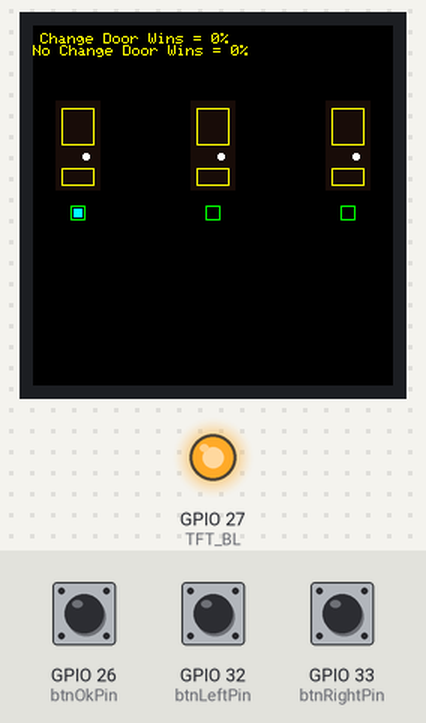
This sketch was run on a simulated ESP32. Shown: 240×240 colour display, output pins drawn as LEDs (lit = HIGH). The test bench sets the inputs (shaded band); at power-on: GPIO 26 (btnOkPin) HIGH, GPIO 32 (btnLeftPin) HIGH, GPIO 33 (btnRightPin) HIGH. The local clock reads 2024-03-15 10:24:30 at power-on unless the sketch sets it; random numbers use the default seed unless the sketch sets one; EEPROM starts erased; what the sketch prints to the serial monitor is not drawn.

Above: at 16.5 s.
16.6 s: GPIO 26 (btnOkPin) pulled LOW for 0.15 s
At 18.9 s:
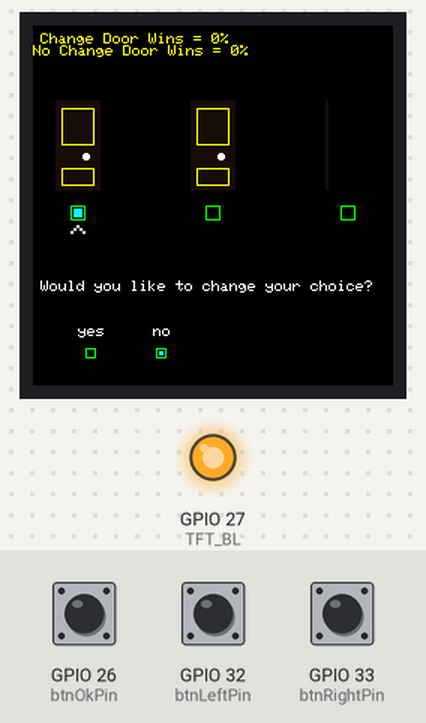
20.1 s: GPIO 26 (btnOkPin) pulled LOW for 1 s
At 20.73 s:
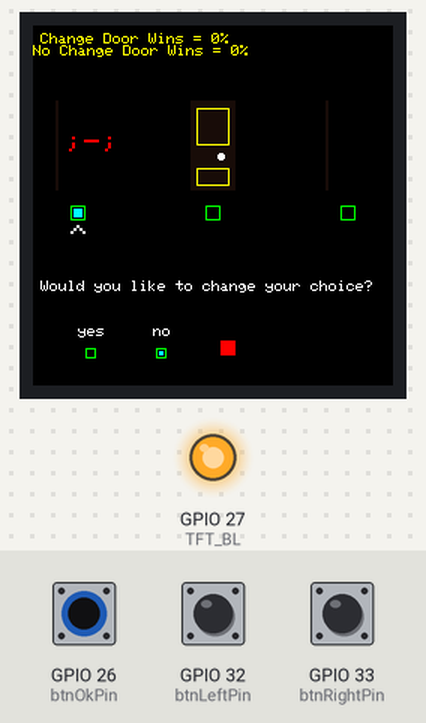
21.7 s: GPIO 26 (btnOkPin) pulsed LOW 5 times (0.12 s each, 0.3 s apart)
At 24.6 s:
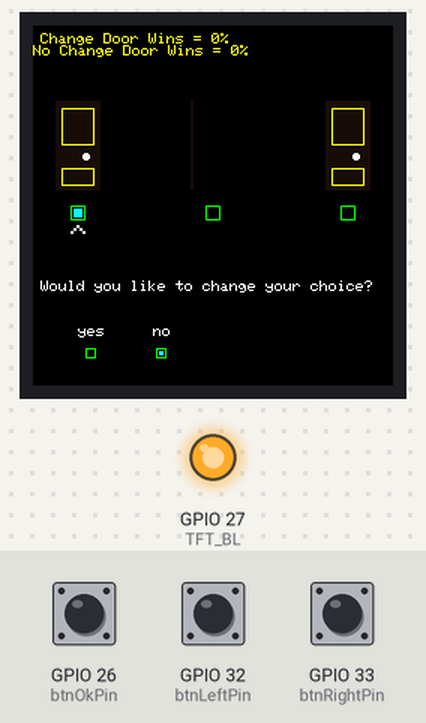
24.7 s: GPIO 26 (btnOkPin) pulled LOW for 0.15 s
At 26.45 s:
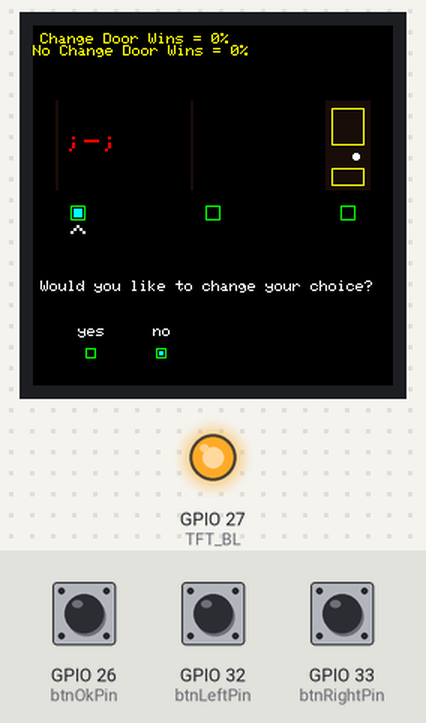
Timing chart, 0 to 27.9 s (numbered marks = the images above; inputs shaded):
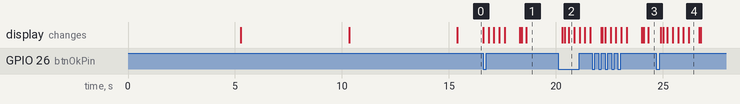

Measured:
- after the input at 16.6 s, the display: first changes at once (image 1 shows a later state)
- after the input at 20.1 s, the display: first changes after 0.21 s (image 2 shows a later state)
- after the input at 24.7 s, the display: first changes after 0.21 s (image 4 shows a later state)
- what the display in image 4 shows lasts 0.5 s, from 26.2 s to 26.7 s

The sketch:

Montys_Hall.ino
```cpp
#include <Arduino.h>
#include <cstdlib>
#include <ctime>
#include <SPI.h>
#include <Adafruit_GFX.h>
#include <Adafruit_ST7789.h>
#include <Preferences.h>
#include "button.h"

#define SCREEN_WIDTH 240
#define SCREEN_HEIGHT 240

#define TFT_SCLK 18
#define TFT_MOSI 23
#define TFT_CS 5
#define TFT_DC 16
#define TFT_RST 4
#define TFT_BL 27

Adafruit_ST7789 tft = Adafruit_ST7789(TFT_CS, TFT_DC, TFT_RST);

#define Brown 0x1861

#define btnLeftPin 32
#define btnRightPin 33
#define btnOkPin 26

Button btnLeft(btnLeftPin);
Button btnRight(btnRightPin);
Button btnOk(btnOkPin);

Preferences prefs;

struct {

  int Ttl_Change_Att = 0;
  int Ttl_NChange_Att = 0;
  int Change_Cnt_W = 0;
  int NChange_Cnt_W = 0;

} stats;

enum doorNum{

  door_1 = 0,
  door_2 = 1,
  door_3 = 2

};

int randomPrizeDoor = -1;

bool inRandomDoor = true;
bool inPhase_1 = true;
bool inOpenNonePrize = false;
bool resetScreen = true;
bool inChangeDialogue = false;
bool inchangeChoiceBox = false;
bool changeDoor = false;
bool noChangeDoor = false;

bool refreshDoor = true;
bool refreshChoiceBox = true;

void setup() {

  Serial.begin(115200);

  srand(time(0));

  prefs.begin("stats", false);
  prefs.getBytes("stats", &stats, sizeof(stats));
  prefs.end();

  if(stats.Ttl_Change_Att + stats.Ttl_NChange_Att > 100) stats = {};

  btnLeft.setPinMode();
  btnRight.setPinMode();
  btnOk.setPinMode();

  pinMode(TFT_BL, OUTPUT);
  digitalWrite(TFT_BL, HIGH);

  SPI.begin(TFT_SCLK, -1, TFT_MOSI, TFT_CS);

  tft.init(SCREEN_WIDTH, SCREEN_HEIGHT);
  tft.setRotation(3);
  tft.fillScreen(ST77XX_BLACK);

  introText();

}

void loop() {

  static int firstChoice;
  static int nonePrizeDoor;

  if(resetScreen){

    drawDoor_1();
    drawDoor_2();
    drawDoor_3();

    winRatios();

    drawChoiceBoxs();

    resetScreen = false;

  }

  if(inRandomDoor) randomPrizeDoor = randomDoor();

  if(inPhase_1) firstChoice = phase_1();

  if(inOpenNonePrize){

    loading(1000);

    nonePrizeDoor = openNonePrize(firstChoice, randomPrizeDoor);

    inChangeDialogue = true;

  }

  if(inChangeDialogue){

    changeChoiceDialogue();

    inchangeChoiceBox = true;
    btnOk.update();

  }

  if(inchangeChoiceBox) changeDoor = changeChoiceBox();

  if(changeDoor){

    changeChoice(firstChoice, nonePrizeDoor, randomPrizeDoor);

  }

  if(noChangeDoor){

    if(firstChoice == randomPrizeDoor){

      openDoor(firstChoice);
      drawCoin(firstChoice);

      Serial.println("yaaaaaas win");

      loading(1000);

      stats.NChange_Cnt_W++;

      noChangeDoor = false;
      resetAll(firstChoice, nonePrizeDoor);

    }

    else if(firstChoice != randomPrizeDoor){

      Serial.println("noooo lose");

      openDoor(firstChoice);
      loser(firstChoice);

      loading(1000);

      noChangeDoor = false;
      resetAll(firstChoice, nonePrizeDoor);

    }

  }

  btnLeft.update();
  btnRight.update();
  btnOk.update();

}

int chooseDoor(){

  static int choice = 0;

  if(btnLeft.pressed() && holdOn(200)){choice--; refreshDoor = true; if(choice < 0){choice = 2;};}
  else if(btnRight.pressed() && holdOn(200)){choice++; refreshDoor = true; if(choice > 2){choice = 0;};}

  if(refreshDoor){

    switch(choice){

      case door_1: pickDoor1(); unpickDoor2(); unpickDoor3(); break;
      case door_2: pickDoor2(); unpickDoor1(); unpickDoor3(); break;
      case door_3: pickDoor3(); unpickDoor2(); unpickDoor1(); break;
      default: unpickDoor1(); unpickDoor2(); unpickDoor3(); break;

    }

    refreshDoor = false;

  }

  if(btnOk.pressed())return choice;

  return -1;

}

int phase_1(){

  static int firstDoorChoice;

  firstDoorChoice = chooseDoor();

  if(btnOk.pressed()){

    ChoiceMarker(firstDoorChoice);
    inPhase_1 = false;
    inOpenNonePrize = true;
    return firstDoorChoice;

  }

  return -1;

}

void ChoiceMarker(int choice){

  switch (choice) {

    case door_1: tft.setCursor(25, 133); tft.fillRect(115, 133, 10, 10, ST77XX_BLACK); tft.fillRect(205, 133, 10, 10, ST77XX_BLACK); break;
    case door_2: tft.setCursor(115, 133); tft.fillRect(25, 133, 10, 10, ST77XX_BLACK); tft.fillRect(205, 133, 10, 10, ST77XX_BLACK); break;
    case door_3: tft.setCursor(205, 133); tft.fillRect(115, 133, 10, 10, ST77XX_BLACK); tft.fillRect(25, 133, 10, 10, ST77XX_BLACK); break;
    default: break;

  }

  tft.setTextSize(2);
  tft.setTextColor(ST77XX_WHITE);
  tft.write("^");

}

void openDoor1(){

  tft.fillRect(15, 90 - 40, 30, 60, Brown); tft.fillCircle(35, 127 - 40, 2.5, ST77XX_WHITE); tft.drawRect(19, 135 - 40, 22, 12, ST77XX_YELLOW); tft.drawRect(19, 95 - 40, 22, 25, ST77XX_YELLOW);

  delay(200);

  tft.fillRect(15, 90 - 40, 30, 60, ST77XX_BLACK);


  tft.fillRect(15, 90 - 40, 30/2, 60, Brown); tft.fillCircle(35-12, 127 - 40, 1, ST77XX_WHITE); tft.drawRect(19, 135 - 40, 22/3, 12, ST77XX_YELLOW); tft.drawRect(19, 95 - 40, 22/3, 25, ST77XX_YELLOW);

  delay(100);

  tft.fillRect(15, 90 - 40, 30, 60, ST77XX_BLACK);

  tft.fillRect(15, 90 - 40, 2, 60, Brown);

  delay(200);

}

void openDoor2(){

  tft.fillRect(105, 90 - 40, 30, 60, Brown); tft.fillCircle(125, 127 - 40, 2.5, ST77XX_WHITE); tft.drawRect(109, 135 - 40, 22, 12, ST77XX_YELLOW); tft.drawRect(109, 95 - 40, 22, 25, ST77XX_YELLOW);

  delay(200);

  tft.fillRect(105, 90 - 40, 30, 60, ST77XX_BLACK);


  tft.fillRect(105, 90 - 40, 30/2, 60, Brown); tft.fillCircle(125-12, 127 - 40, 1, ST77XX_WHITE); tft.drawRect(109, 135 - 40, 22/3, 12, ST77XX_YELLOW); tft.drawRect(109, 95 - 40, 22/3, 25, ST77XX_YELLOW);

  delay(100);

  tft.fillRect(105, 90 - 40, 30, 60, ST77XX_BLACK);

  tft.fillRect(105, 90 - 40, 2, 60, Brown);

  delay(200);

}

void openDoor3(){

  tft.fillRect(195, 90 - 40, 30, 60, Brown); tft.fillCircle(215, 127 - 40, 2.5, ST77XX_WHITE); tft.drawRect(199, 135 - 40, 22, 12, ST77XX_YELLOW); tft.drawRect(199, 95 - 40, 22, 25, ST77XX_YELLOW);

  delay(200);

  tft.fillRect(195, 90 - 40, 30, 60, ST77XX_BLACK);


  tft.fillRect(195, 90 - 40, 30/2, 60, Brown); tft.fillCircle(215-12, 127 - 40, 1, ST77XX_WHITE); tft.drawRect(199, 135 - 40, 22/3, 12, ST77XX_YELLOW); tft.drawRect(199, 95 - 40, 22/3, 25, ST77XX_YELLOW);

  delay(100);

  tft.fillRect(195, 90 - 40, 30, 60, ST77XX_BLACK);

  tft.fillRect(195, 90 - 40, 2, 60, Brown);

  delay(200);

}

void pickDoor1(){

  tft.fillRect(27, 162 - 40, 6, 6, ST77XX_CYAN);

}

void pickDoor2(){

  tft.fillRect(117, 162 - 40, 6, 6, ST77XX_CYAN);

}

void pickDoor3(){

  tft.fillRect(207, 162 - 40, 6, 6, ST77XX_CYAN);

}

void unpickDoor1(){

  tft.fillRect(27, 162 - 40, 6, 6, ST77XX_BLACK);

}

void unpickDoor2(){

  tft.fillRect(117, 162 - 40, 6, 6, ST77XX_BLACK);

}

void unpickDoor3(){

  tft.fillRect(207, 162 - 40, 6, 6, ST77XX_BLACK);

}

static bool holdOn(int time){

  static unsigned long past = millis();

  if(millis() - past >= time){
    past = millis();
    return true;
  }

  return false;

}

void openDoor(int num){

  switch (num) {

    case door_1: openDoor1(); break;
    case door_2: openDoor2(); break;
    case door_3: openDoor3(); break;
    default: break;

  }

}

void drawCoin(int num){

  switch(num){

    case door_1: drawCoin_1(); break;
    case door_2: drawCoin_2(); break;
    case door_3: drawCoin_3(); break;
    default: break;

  }

}

void drawCoin_1(){

  tft.fillCircle(30, 85, 10, ST77XX_ORANGE);
  tft.fillCircle(30, 85, 7, ST77XX_YELLOW);
  tft.setCursor(25, 79);
  tft.setTextSize(2);
  tft.setTextColor(ST77XX_BLACK);
  tft.write("$");

}

void drawCoin_2(){

  tft.fillCircle(120, 85, 10, ST77XX_ORANGE);
  tft.fillCircle(120, 85, 7, ST77XX_YELLOW);
  tft.setCursor(115, 79);
  tft.setTextSize(2);
  tft.setTextColor(ST77XX_BLACK);
  tft.write("$");

}

void drawCoin_3(){

  tft.fillCircle(210, 85, 10, ST77XX_ORANGE);
  tft.fillCircle(210, 85, 7, ST77XX_YELLOW);
  tft.setCursor(205, 79);
  tft.setTextSize(2);
  tft.setTextColor(ST77XX_BLACK);
  tft.write("$");

}

void drawDoor_1(){

  //Door frame                            ; Door knob                                    ; Lower Rectangle                                  ; Upper rectangle
  tft.fillRect(15, 90 - 40, 30, 60, Brown); tft.fillCircle(35, 127 - 40, 2, ST77XX_WHITE); tft.drawRect(19, 135 - 40, 22, 12, ST77XX_YELLOW); tft.drawRect(19, 95 - 40, 22, 25, ST77XX_YELLOW);

}

void drawDoor_2(){

  //Door frame                             ; Door knob                                     ; Lower Rectangle                                   ; Upper rectangle
  tft.fillRect(105, 90 - 40, 30, 60, Brown); tft.fillCircle(125, 127 - 40, 2, ST77XX_WHITE); tft.drawRect(109, 135 - 40, 22, 12, ST77XX_YELLOW); tft.drawRect(109, 95 - 40, 22, 25, ST77XX_YELLOW);

}

void drawDoor_3(){

  //Door frame                             ; Door knob                                     ; Lower Rectangle                                   ; Upper rectangle
  tft.fillRect(195, 90 - 40, 30, 60, Brown); tft.fillCircle(215, 127 - 40, 2, ST77XX_WHITE); tft.drawRect(199, 135 - 40, 22, 12, ST77XX_YELLOW); tft.drawRect(199, 95 - 40, 22, 25, ST77XX_YELLOW);

}

void drawChoiceBoxs(){

  tft.drawRect(25, 160 - 40, 10, 10, ST77XX_GREEN);
  tft.drawRect(115, 160 - 40, 10, 10, ST77XX_GREEN);
  tft.drawRect(205, 160 - 40, 10, 10, ST77XX_GREEN);

}

int randomDoor(){

  int randomNum = rand() % 3;

  inRandomDoor = false;

  return randomNum;

}

void introText(){

  tft.setCursor(5, 30);
  tft.setTextSize(2);
  tft.print("Welcome to monty's hall game!");

  delay(5000);

  tft.setCursor(5, 30);
  tft.setTextSize(2);
  tft.fillScreen(ST77XX_BLACK);
  tft.print("Behind one of three\ndoors there is a\nprize");

  delay(5000);

  tft.setCursor(5, 30);
  tft.setTextSize(2);
  tft.fillScreen(ST77XX_BLACK);
  tft.print("Choose the correct one to win");

  delay(5000);

  tft.fillScreen(ST77XX_BLACK);

}

int openNonePrize(int firstDoorChoice, int prizeDoor){

  int nonePrizeDoor;

  if(firstDoorChoice == prizeDoor){

    do{

      nonePrizeDoor = rand() % 3;

    }while(nonePrizeDoor == prizeDoor);

    openDoor(nonePrizeDoor);
    inOpenNonePrize = false;
    return nonePrizeDoor;

  }

  nonePrizeDoor = 3 - firstDoorChoice - prizeDoor;

  openDoor(nonePrizeDoor);
  inOpenNonePrize = false;
  return nonePrizeDoor;

}

void loading(int time){

  int holdTime = time/4;

  tft.fillRect(125, 210, 10, 10, ST77XX_RED);
  delay(holdTime);
  tft.fillRect(145, 210, 10, 10, ST77XX_WHITE);
  delay(holdTime);
  tft.fillRect(165, 210, 10, 10, ST77XX_BLUE);
  delay(holdTime);
  tft.fillRect(185, 210, 10, 10, ST77XX_ORANGE);
  delay(holdTime);

  tft.fillRect(125, 210, 70, 10, ST77XX_BLACK);
  delay(500);

}

void storeAll(){

  prefs.begin("stats", false);

  prefs.putBytes("stats", &stats, sizeof(stats));

  prefs.end();

}

void resetAll(int &firstChoice, int &nonePrizeDoor){

  tft.fillScreen(ST77XX_BLACK);

  inRandomDoor = true;
  inPhase_1 = true;
  resetScreen = true;
  refreshDoor = true;
  refreshChoiceBox = true;

  firstChoice = -1;
  nonePrizeDoor = -2;

  storeAll();

  showStored();

}

void changeChoice(int &firstChoice, int &nonePrizeDoor, int prizeDoor){

  if(firstChoice != prizeDoor){

    ChoiceMarker(prizeDoor);
    openDoor(prizeDoor);
    drawCoin(prizeDoor);

    Serial.println("yaaaaaas win");

    loading(1000);

    stats.Change_Cnt_W++;

    changeDoor = false;

    resetAll(firstChoice, nonePrizeDoor);

  }

  else if(firstChoice == prizeDoor){

    int unknownDoor = 3 - firstChoice - nonePrizeDoor;

    Serial.println("noooo lose");

    ChoiceMarker(unknownDoor);
    openDoor(unknownDoor);
    loser(unknownDoor);

    loading(1000);

    changeDoor = false;

    resetAll(firstChoice, nonePrizeDoor);

  }

}

bool changeChoiceBox(){

  static int choice = 1;

  if(btnLeft.pressed() && holdOn(200)){choice--; refreshChoiceBox = true; if(choice < 0){choice = 1;};}
  else if(btnRight.pressed() && holdOn(200)){choice++; refreshChoiceBox = true; if(choice > 1){choice = 0;};}

  if(refreshChoiceBox){

    switch(choice){

      case 0: tft.fillRect(37, 217, 3, 3, ST77XX_CYAN); tft.fillRect(83, 216, 4, 4, ST77XX_BLACK); break;
      case 1: tft.fillRect(84, 217, 3, 3, ST77XX_CYAN); tft.fillRect(36, 216, 4, 4, ST77XX_BLACK); break;
      default: break;

    }

    refreshChoiceBox = false;

  }

  if(btnOk.pressed()){

    inchangeChoiceBox = false;
    switch(choice){

      case 0: Serial.print("YES change DOOR: "); stats.Ttl_Change_Att++; return true; break;
      case 1: noChangeDoor = true; Serial.print("NO change DOOR: "); stats.Ttl_NChange_Att++; return false; break;
      default: break;

    }

  }

  return NULL;

}

void changeChoiceDialogue(){

  tft.setCursor(5, 170);
  tft.setTextSize(1);
  tft.print("Would you like to change your choice?");

  tft.setCursor(30, 200);
  tft.print("yes");
  tft.drawRect(35, 215, 7, 7, ST77XX_GREEN);

  tft.setCursor(80, 200);
  tft.print("no");
  tft.drawRect(82, 215, 7, 7, ST77XX_GREEN);

  inChangeDialogue = false;

}

void showStored(){

  Serial.print("Ttl_Change_Att = ");
  Serial.println(stats.Ttl_Change_Att);

  Serial.print("Ttl_NChange_Att = ");
  Serial.println(stats.Ttl_NChange_Att);

  Serial.print("Change_Cnt_W = ");
  Serial.println(stats.Change_Cnt_W);

  Serial.print("NChange_Cnt_W = ");
  Serial.println(stats.NChange_Cnt_W);

}

void loser(int doorNum){

  switch (doorNum) {

    case door_1: tft.setCursor(22, 70); tft.setTextSize(2); tft.setTextColor(ST77XX_RED); tft.write(";-;"); break;
    case door_2: tft.setCursor(112, 70); tft.setTextSize(2); tft.setTextColor(ST77XX_RED); tft.write(";-;"); break;
    case door_3: tft.setCursor(202, 70); tft.setTextSize(2); tft.setTextColor(ST77XX_RED); tft.write(";-;"); break;
    default: break;

  }

}

void winRatios(){

  int ChangeWinRatio = stats.Ttl_Change_Att > 0 ? (stats.Change_Cnt_W * 100/stats.Ttl_Change_Att) : 0;
  int NoChangeWinRatio = stats.Ttl_NChange_Att > 0 ? (stats.NChange_Cnt_W * 100/stats.Ttl_NChange_Att) : 0;

  tft.setCursor(5, 5);
  tft.setTextSize(1);
  tft.setTextColor(ST77XX_YELLOW);
  tft.printf("Change Door Wins = %d%%\nNo Change Door Wins = %d%%", ChangeWinRatio, NoChangeWinRatio);

}
```

button.cpp
```cpp
#include "button.h"
#include <Arduino.h>

Button::Button(int PIN) : BUTTON_PIN(PIN) {

    lastState = HIGH;
    currentState = HIGH;
    pressStart = 0;
    pressDuration = 0;

}

void Button::setPinMode(){

    pinMode(BUTTON_PIN, INPUT_PULLUP);

}

void Button::update(){

    lastState = currentState;
    currentState = digitalRead(BUTTON_PIN);

}

bool Button::pressed(){

    return (lastState == HIGH && currentState == LOW);

}

bool Button::isDown(){

    return(currentState == LOW);

}

bool Button::released(){

    return (lastState == LOW && currentState == HIGH);

}
```

button.h
```cpp
#ifndef BUTTON_H
#define BUTTON_H

class Button{

    public:

    bool lastState;
    bool currentState;
    const int BUTTON_PIN;
    unsigned long pressStart;
    unsigned long pressDuration;


    Button(int BUTTON_PIN);

    void setPinMode();

    void update();

    bool pressed();

    bool isDown();

    bool released();

};

#endif
```
